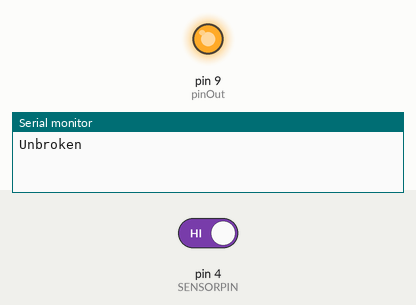
Simulated run of this sketch. Board: Arduino Uno, built with avr-gcc and run on an emulated ATmega328P. On the bench: output pins drawn as LEDs (lit = HIGH), the last lines printed to the serial monitor. Inputs (shaded band) come from the test bench; at power-on: pin 4 (SENSORPIN) HIGH.

Above: at 1.2 s.
1.3 s: pin 4 (SENSORPIN) driven LOW
At 2.0 s:
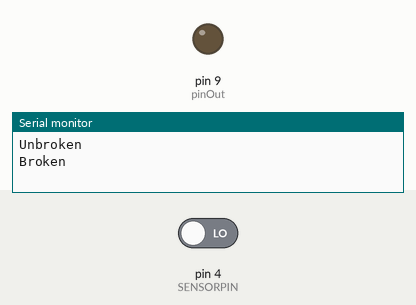
6.8 s: pin 4 (SENSORPIN) driven HIGH
At 7.5 s:
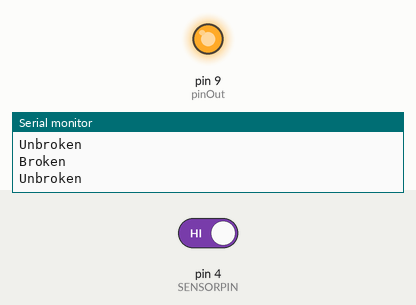
Timing chart, 0 to 9.3 s (numbered marks = the images above; inputs shaded):
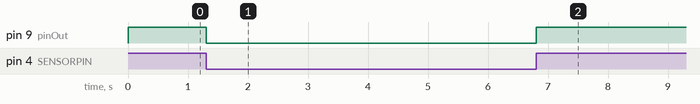

Measured:
- after the input at 1.3 s, pin 9 (pinOut): HIGH → LOW at once
- after the input at 6.8 s, pin 9 (pinOut): LOW → HIGH at once

The sketch:

handgel.ino
```cpp
#include <math.h>
#include <SoftwareSerial.h>
int pinOut = 9;
SoftwareSerial mySerial(11,10); // RX, TX
unsigned char data[4]={};
float distance;
#define LEDPIN 13
  // Pin 13: Arduino has an LED connected on pin 13
  // Pin 11: Teensy 2.0 has the LED on pin 11
  // Pin  6: Teensy++ 2.0 has the LED on pin 6
  // Pin 13: Teensy 3.0 has the LED on pin 13

#define SENSORPIN 4

// variables will change:
int sensorState = 0, lastState=0;         // variable for reading the pushbutton status

void setup()
{
 Serial.begin(57600);
 mySerial.begin(9600);
  Serial.begin(9600);
  pinMode(9, OUTPUT);
   // initialize the LED pin as an output:
  pinMode(pinOut, OUTPUT);
  // initialize the sensor pin as an input:
  pinMode(SENSORPIN, INPUT);
  digitalWrite(SENSORPIN, HIGH); // turn on the pullup

}

void loop()
{
    do{
     for(int i=0;i<4;i++)
     {
       data[i]=mySerial.read();
     }
  }while(mySerial.read()==0xff);

  mySerial.flush();


    // read the state of the pushbutton value:
  sensorState = digitalRead(SENSORPIN);

  // check if the sensor beam is broken
  // if it is, the sensorState is LOW:
  if (sensorState == LOW) {
    // turn LED on:
    digitalWrite(pinOut, LOW);
      if(data[0]==0xff)
    {
      int sum;
      sum=(data[0]+data[1]+data[2])&0x00FF;
      if(sum==data[3])
      {
        distance=(data[1]<<8)+data[2];
        if(distance<70)           //If the distance is less than 3 cm we will give a warning, The container is about 10cm high
          {
           Serial.print("distance=");
           Serial.print(distance/10);
           Serial.println("cm");
          }else
             {
               Serial.println("De handgel is bijna leeg");
             }
      }
     }
     delay(100);
  }
  else {
    // turn LED off:
    digitalWrite(pinOut, HIGH);
  }

  if (sensorState && !lastState) {
    Serial.println("Unbroken");
  }
  if (!sensorState && lastState) {
    Serial.println("Broken");
  }
  lastState = sensorState;
   if (Serial.available() > 0){ // at least one byte is available from the Lopy
   // read the message from the Lopy
   String msg = Serial.readStringUntil('\n');
   // and repeat the message back
   Serial.println("Lopy, did you say: " + msg + "?");
   }
}
```
